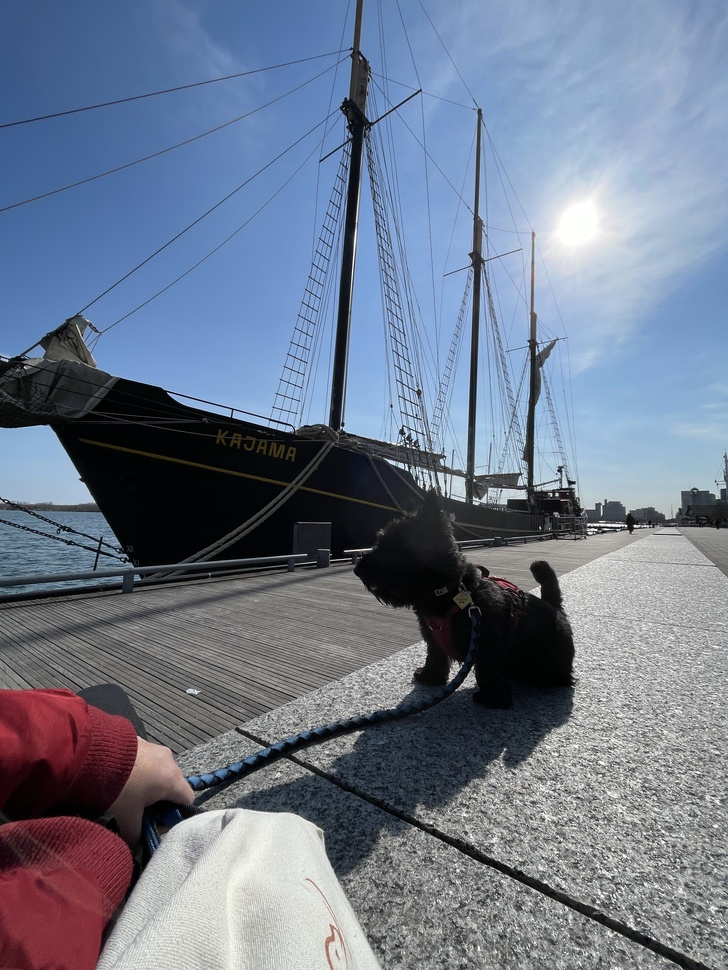
#> input picture assignment1/dapper-ship.jpeg, 728 x 970 px, shrunk from 2897 x 3862 before the run
$ python part3.py
#> lines starting #> are read from the running program, lines starting #| are printed output that depends on the picture
import cv2
import numpy as np
import matplotlib.pyplot as plt

original_image = None
modified_image = None
history = []

def load_image(image_path):
  """Load an image from file."""
#> called with image_path = 'dapper-ship.jpeg'
  img = cv2.imread(image_path)
#> img is the input picture: shape (970, 728, 3); mean B, G, R 141, 122, 111.4
#> the answer given: 1
  global original_image, modified_image
  if img is None:
    print(f"Error: Could not load image from {image_path}")
    return False
  original_image = img
  modified_image = img
  history.append(("Load", img.copy()))
  return True

def show_image():
  """Display the most recent image from history."""
  # Most recent image from history
  last_operation = history[-1]
  modified_image = last_operation[1]  # The modified image is the 2nd index

  # Create a side-by-side comparison
  plt.figure(figsize=(12, 6))

  # Original image
  plt.subplot(1, 2, 1)
  plt.imshow(cv2.cvtColor(original_image, cv2.COLOR_BGR2RGB))
  plt.title("Original")
  plt.axis('off')

  # Modified image
  plt.subplot(1, 2, 2)
  plt.imshow(cv2.cvtColor(modified_image, cv2.COLOR_BGR2RGB))
  plt.title("Modified")
  plt.axis('off')

  plt.show()

# 1. Adjust Brightness
def adjust_brightness():
  """Adjust the brightness of the image."""

  global modified_image
  brightness = float(input("Enter the brightness factor (0.0 to 1.0): "))
#> the answer given: 1
  if brightness < 0.0 or brightness > 1.0:
    print("Invalid brightness factor. Please enter a value between 0.0 and 1.0.")
    return

  modified_image = cv2.convertScaleAbs(modified_image, alpha=1.0, beta=brightness * 255)
#> modified_image: shape (970, 728, 3); every value is 255
  history.append((f"Adjust Brightness {brightness}", modified_image.copy()))
  show_image()
#> in show_image, `plt.show()`:
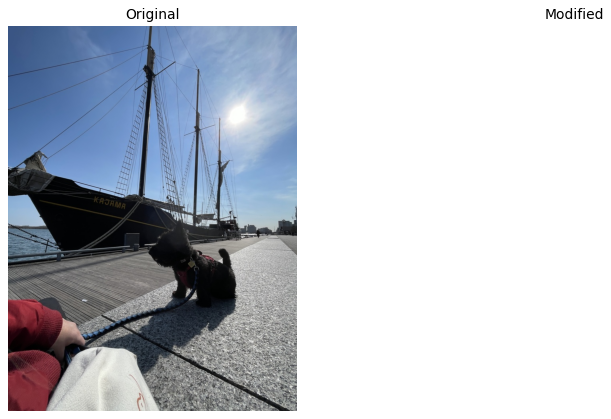
#> figure drawn by matplotlib, 2 panels

# 2. Adjust Contrast
# [209 lines left out: functions adjust_contrast, convert_to_grayscale, add_padding, apply_thresholding, blend_with_another_image, undo_last_operation and 2 more, not called in this run]

# Main function
def main():
  # image_path = input("Enter the name of the image: ")
  image_path = "dapper-ship.jpeg"

  if not load_image(image_path):
    return

  print("Image loaded successfully")

  while True:
    print("\n==== Mini Photo Editor ====")
    print("1. Adjust Brightness")
    print("2. Adjust Contrast")
    print("3. Convert to Grayscale")
    print("4. Add Padding")
    print("5. Apply Thresholding")
    print("6. Blend with Another Image")
    print("7. Undo Last Operation")
    print("8. View History")
    print("9. Save and Exit")
    print("0. Exit without Saving")

#> (the run stopped early here; a loop or call above may not have finished)
